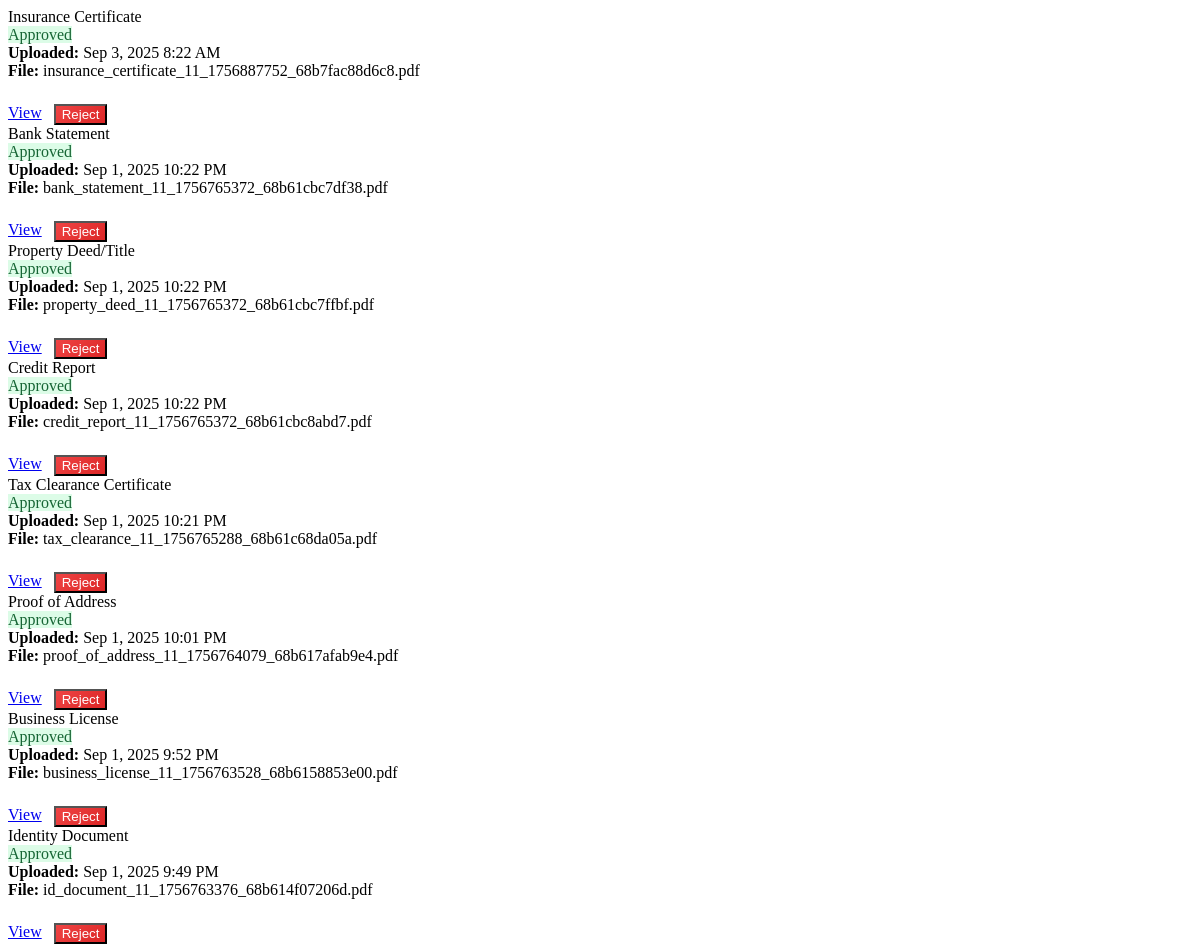
/dashboard/get_landlord_documents.php?landlord_id=11, run on the app's committed database.
### tables this page shows
CREATE TABLE `landlord_documents` (
  `id` int(11) NOT NULL,
  `landlord_id` int(11) NOT NULL,
  `document_type` varchar(100) NOT NULL,
  `document_name` varchar(255) NOT NULL,
  `file_path` varchar(500) NOT NULL,
  `status` enum('pending','approved','rejected') NOT NULL DEFAULT 'pending',
  `approval_status` enum('pending','approved','rejected') DEFAULT 'pending',
  `rejection_reason` text DEFAULT NULL,
  `uploaded_at` timestamp NOT NULL DEFAULT current_timestamp()
);

### dashboard/get_landlord_documents.php (the view, shortened to what this page needs)
<?php
$servername = "localhost";
$username = "root";
$password = "";
$dbname = "easyrent_db";
$conn = mysqli_connect($servername, $username, $password, $dbname);
$landlord_id = (int)($_GET['landlord_id'] ?? 0);
$documents_query = "SELECT * FROM landlord_documents WHERE landlord_id = ? ORDER BY uploaded_at DESC";
$stmt = mysqli_prepare($conn, $documents_query);
mysqli_stmt_bind_param($stmt, "i", $landlord_id);
mysqli_stmt_execute($stmt);
$documents_result = mysqli_stmt_get_result($stmt);
$document_labels = [
    'id_document' => 'Identity Document',
    'proof_of_address' => 'Proof of Address',
    'bank_statement' => 'Bank Statement',
    'tax_clearance' => 'Tax Clearance Certificate',
    'business_license' => 'Business License',
    'property_deed' => 'Property Deed/Title',
    'insurance_certificate' => 'Insurance Certificate',
    'credit_report' => 'Credit Report'
];
echo '<div class="documents-grid">';
while ($doc = mysqli_fetch_assoc($documents_result)) {
    $approval_status = $doc['status'] ?? 'pending';
    $status_class = 'status-' . $approval_status;
    $doc_label = $document_labels[$doc['document_type']] ?? ucfirst(str_replace('_', ' ', $doc['document_type']));
    $file_extension = pathinfo($doc['file_path'], PATHINFO_EXTENSION);
    $is_pdf = strtolower($file_extension) === 'pdf';
    echo '<div class="document-item">
            <div class="document-item-header">
                <div class="document-name">
                    <i class="fas fa-' . ($is_pdf ? 'file-pdf' : 'file-image') . '"></i>
                    ' . htmlspecialchars($doc_label) . '
                </div>
                <span class="status-badge ' . $status_class . '">
                    ' . ucfirst($approval_status) . '
                </span>
            </div>
            <div class="document-info">
                <strong>Uploaded:</strong> ' . date('M j, Y g:i A', strtotime($doc['uploaded_at'])) . '<br>
                <strong>File:</strong> ' . htmlspecialchars($doc['file_path']) . '
            </div>';
    echo '<div class="document-actions">
                <a href="../uploads/documents/' . htmlspecialchars($doc['file_path']) . '"
                   target="_blank" class="btn-view">
                    <i class="fas fa-eye"></i> View
                </a>';
    if ($approval_status !== 'rejected') {
        echo '<button onclick="rejectDocument(' . $doc['id'] . ')" class="btn-view btn-reject-doc">
                <i class="fas fa-times"></i> Reject
              </button>';
    }
    echo '    </div>
          </div>';
}
echo '</div>';
?>

### dashboard/get_landlord_documents.php (style rules this page uses)
.status-approved { background: #dcfce7; color: #166534; }
.document-actions { display: flex; gap: 0.75rem; margin-top: 1.5rem; flex-wrap: wrap; }
.btn-reject-doc { background: linear-gradient(135deg, #ef4444 0%, #dc2626 100%); color: white; }

### data on the page
landlord_documents: document_type "Insurance Certificate", status "Approved", uploaded_at "Sep 3, 2025 8:22 AM", file_path "insurance_certificate_11_1756887752_68b7fac88d6c8.pdf"
landlord_documents: document_type "Bank Statement", status "Approved", uploaded_at "Sep 1, 2025 10:22 PM", file_path "bank_statement_11_1756765372_68b61cbc7df38.pdf"
landlord_documents: document_type "Property Deed/Title", status "Approved", uploaded_at "Sep 1, 2025 10:22 PM", file_path "property_deed_11_1756765372_68b61cbc7ffbf.pdf"
landlord_documents: document_type "Credit Report", status "Approved", uploaded_at "Sep 1, 2025 10:22 PM", file_path "credit_report_11_1756765372_68b61cbc8abd7.pdf"
landlord_documents: document_type "Tax Clearance Certificate", status "Approved", uploaded_at "Sep 1, 2025 10:21 PM", file_path "tax_clearance_11_1756765288_68b61c68da05a.pdf"
landlord_documents: document_type "Proof of Address", status "Approved", uploaded_at "Sep 1, 2025 10:01 PM", file_path "proof_of_address_11_1756764079_68b617afab9e4.pdf"
landlord_documents: document_type "Business License", status "Approved", uploaded_at "Sep 1, 2025 9:52 PM", file_path "business_license_11_1756763528_68b6158853e00.pdf"
landlord_documents: document_type "Identity Document", status "Approved", uploaded_at "Sep 1, 2025 9:49 PM", file_path "id_document_11_1756763376_68b614f07206d.pdf"
